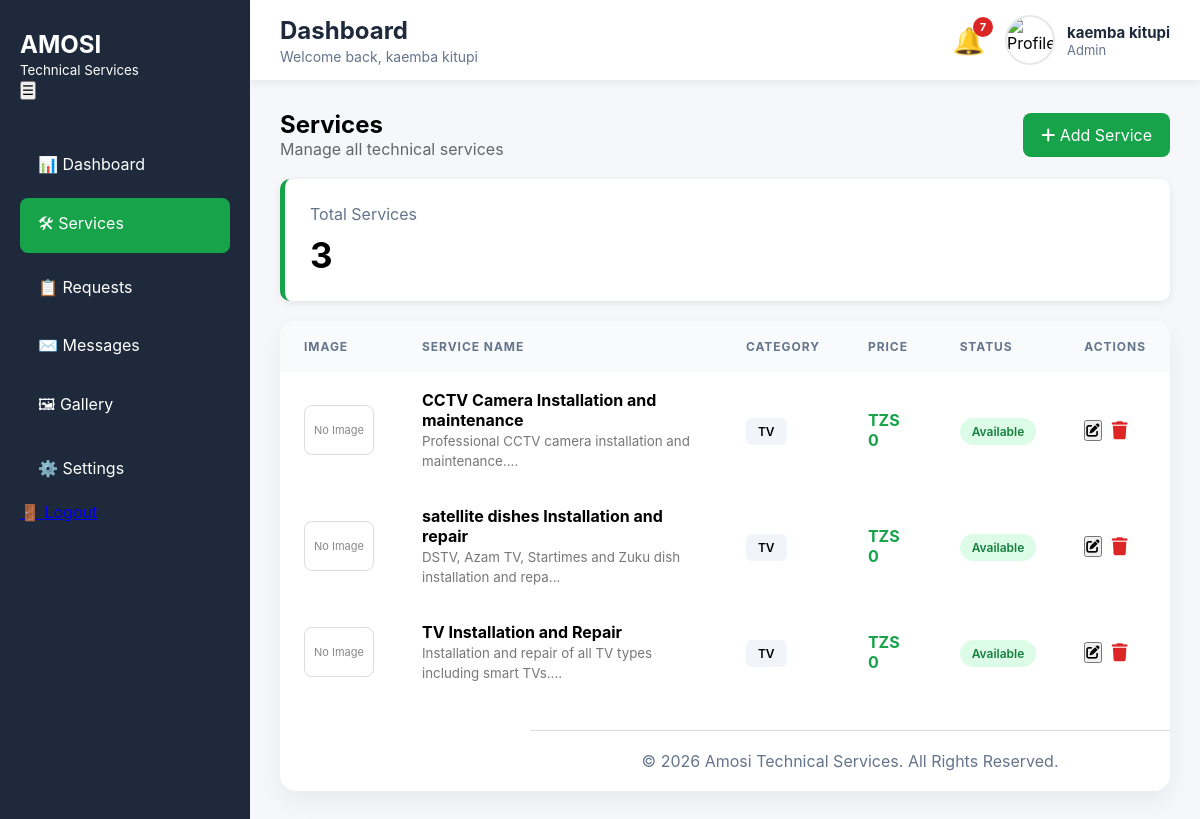
The app's page /services.php (signed in) with its own data.
### tables this page shows
CREATE TABLE `services` (
  `service_id` int(11) NOT NULL,
  `service_name` varchar(150) NOT NULL,
  `description` text NOT NULL,
  `image` varchar(255) DEFAULT NULL,
  `price` decimal(10,2) DEFAULT 0.00,
  `status` enum('Available','Unavailable') DEFAULT 'Available',
  `created_at` timestamp NOT NULL DEFAULT current_timestamp(),
  `service_type` enum('TV','CCTV','SATELLITE') NOT NULL DEFAULT 'TV'
);

### services.php (the view, shortened to what this page needs)
<?php
include "db.php";
$services = mysqli_query(
    $conn,
    "SELECT * FROM services ORDER BY service_id DESC"
);
$total_services = mysqli_num_rows($services);
?>
<!DOCTYPE html>
<html lang="en">
<head>
<link rel="stylesheet" href="https://cdnjs.cloudflare.com/ajax/libs/font-awesome/6.5.1/css/all.min.css">
</head>
<body>
<?php include "includes/sidebar.php"; ?>
<?php include "includes/header.php"; ?>
<div class="content">
    <div style="display:flex;justify-content:space-between;align-items:center;margin-bottom:20px;">
        <div>
            <h2>Services</h2>
            <p style="color:#666;">Manage all technical services</p>
        </div>
        <a href="add_service.php"
           style="background:#16a34a;color:white;padding:12px 18px;border-radius:8px;text-decoration:none;">
           <i class="fas fa-plus"></i> Add Service
        </a>
    </div>
    <div class="cards">
        <div class="card">
            <p>Total Services</p>
            <h2><?= $total_services ?></h2>
        </div>
    </div>
    <br>
    <div class="table-card">
    <div class="overflow-x-auto">
    <div class="table-container">
        <table>
          <thead>
<tr>
    <th>Image</th>
    <th>Service Name</th>
    <th>Category</th>
    <th>Price</th>
    <th>Status</th>
    <th>Actions</th>
</tr>
</thead>
<tbody>
<?php while($row = mysqli_fetch_assoc($services)){ ?>
<tr>
    <td>
        <div style="width:70px;height:50px;border-radius:8px;overflow:hidden;border:1px solid #ddd;">
            <?php if(!empty($row['image'])){ ?>
                <img
                    src="uploads/services/<?= htmlspecialchars($row['image']) ?>"
                    style="width:100%;height:100%;object-fit:cover;">
            <?php } else { ?>
                <div style="display:flex;align-items:center;justify-content:center;height:100%;font-size:11px;color:#888;">
                    No Image
                </div>
            <?php } ?>
        </div>
    </td>
    <td>
        <strong>
            <?= htmlspecialchars($row['service_name']) ?>
        </strong>
        <br>
        <small style="color:#777;">
            <?= substr(htmlspecialchars($row['description']),0,60) ?>...
        </small>
    </td>
    <td>
        <span style="
            background:#f1f5f9;
            padding:6px 12px;
            border-radius:6px;
            font-size:12px;
            font-weight:600;
        ">
            <?= htmlspecialchars($row['service_type']) ?>
        </span>
    </td>
    <td>
        <strong style="color:#16a34a;">
            TZS <?= number_format($row['price']) ?>
        </strong>
    </td>
    <td>
        <?php if($row['status']=='Available'){ ?>
            <span style="
                background:#dcfce7;
                color:#15803d;
                padding:6px 12px;
                border-radius:20px;
                font-size:12px;
                font-weight:600;
            ">
                Available
            </span>
        <?php } ?>
    </td>
    <td>
        <div style="display:flex;gap:10px;">
          <button
onclick="openEditModal(
'<?= $row['service_id'] ?>',
'<?= htmlspecialchars($row['service_name'],ENT_QUOTES) ?>',
'<?= htmlspecialchars($row['service_type'],ENT_QUOTES) ?>',
'<?= htmlspecialchars($row['description'],ENT_QUOTES) ?>',
'<?= $row['price'] ?>',
'<?= $row['status'] ?>'
)"
class="p-2 rounded hover:bg-green-100 text-green-700 transition">
<i class="fas fa-edit"></i>
</button>
            <a href="services.php?delete=<?= $row['service_id'] ?>"
               onclick="return confirm('Delete this service?')"
               style="
               color:#dc2626;
               font-size:18px;
               ">
                <i class="fas fa-trash"></i>
            </a>
        </div>
    </td>
</tr>
<?php } ?>
</tbody>
        </table>
    </div>
</div>
<?php include "includes/footer.php"; ?>
</body>
</html>

### services.php (style rules this page uses)
* { margin:0; padding:0; box-sizing:border-box; }
body { font-family:'Inter',sans-serif; background:#f5f7fa; }
.content { margin-left:250px; padding:30px; }
.cards { display:grid; grid-template-columns: repeat(auto-fit,minmax(250px,1fr)); gap:20px; }
.card { background:white; padding:25px; border-radius:10px; box-shadow:0 2px 8px rgba(0,0,0,.08); border-left:5px solid #16a34a; }
.card h2 { font-size:35px; margin-top:10px; }
.card p { color:#64748b; }
.table-card { background:#fff; border-radius:16px; overflow:hidden; box-shadow:0 10px 25px rgba(0,0,0,.06); }
.table-card table { width:100%; border-collapse:collapse; }
.table-card thead { background:#f8fafc; }
.table-card th { padding:18px 24px; font-size:12px; text-transform:uppercase; letter-spacing:.08em; color:#64748b; text-align:left; }
.table-card td { padding:18px 24px; }

### records on screen
services: shows "No Image", service_name "CCTV Camera Installation and maintenance", description "Professional CCTV camera installation and maintenance.", service_type "TV", price "0", status "Available"
services: shows "No Image", service_name "satellite dishes Installation and repair", description "DSTV, Azam TV, Startimes and Zuku dish installation and repa", service_type "TV", price "0", status "Available"
services: shows "No Image", service_name "TV Installation and Repair", description "Installation and repair of all TV types including smart TVs.", service_type "TV", price "0", status "Available"

### other values on screen
$_SESSION['full_name'] "kaemba kitupi"
$totalNotifications "7"
$_SESSION['role'] "Admin"
$total_services "3"
